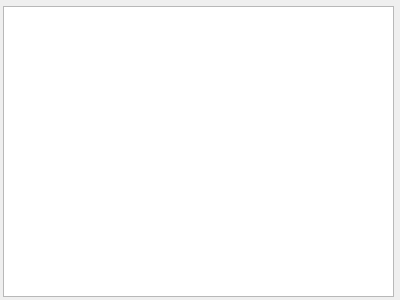
<?xml version="1.0" encoding="UTF-8"?>
<ui version="4.0">
 <class>help</class>
 <widget class="QDialog" name="help">
  <property name="geometry">
   <rect>
    <x>0</x>
    <y>0</y>
    <width>400</width>
    <height>300</height>
   </rect>
  </property>
  <property name="windowTitle">
   <string>帮助</string>
  </property>
  <widget class="QTextEdit" name="textEdit">
   <property name="geometry">
    <rect>
     <x>3</x>
     <y>6</y>
     <width>391</width>
     <height>291</height>
    </rect>
   </property>
  </widget>
 </widget>
 <resources/>
 <connections/>
</ui>
